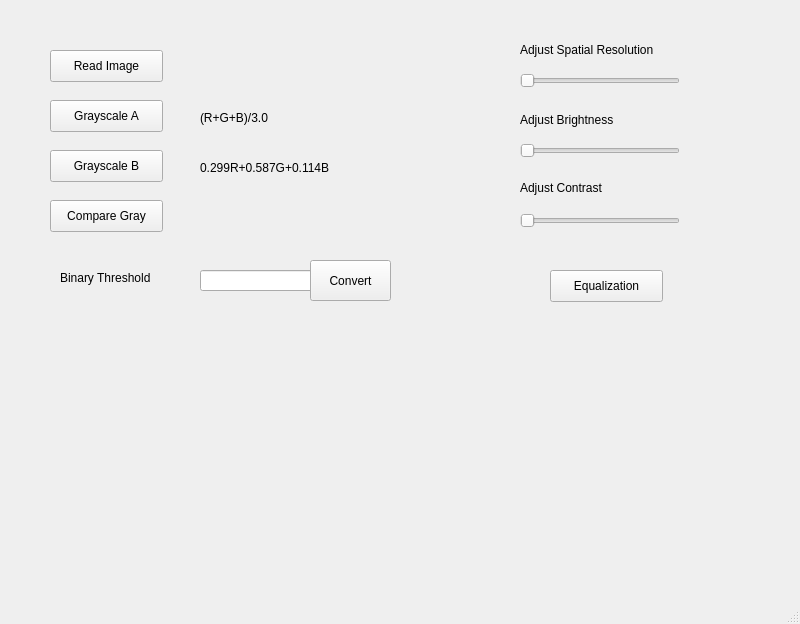
<?xml version="1.0" encoding="UTF-8"?>
<ui version="4.0">
 <class>MainWindow</class>
 <widget class="QMainWindow" name="MainWindow">
  <property name="geometry">
   <rect>
    <x>0</x>
    <y>0</y>
    <width>800</width>
    <height>624</height>
   </rect>
  </property>
  <property name="windowTitle">
   <string>MainWindow</string>
  </property>
  <widget class="QWidget" name="centralwidget">
   <widget class="QPushButton" name="ReadImageButton">
    <property name="geometry">
     <rect>
      <x>50</x>
      <y>50</y>
      <width>113</width>
      <height>32</height>
     </rect>
    </property>
    <property name="text">
     <string>Read Image</string>
    </property>
   </widget>
   <widget class="QPushButton" name="GrayscaleAButton">
    <property name="geometry">
     <rect>
      <x>50</x>
      <y>100</y>
      <width>113</width>
      <height>32</height>
     </rect>
    </property>
    <property name="text">
     <string>Grayscale A</string>
    </property>
   </widget>
   <widget class="QPushButton" name="GrayScaleBButton">
    <property name="geometry">
     <rect>
      <x>50</x>
      <y>150</y>
      <width>113</width>
      <height>32</height>
     </rect>
    </property>
    <property name="text">
     <string>Grayscale B</string>
    </property>
   </widget>
   <widget class="QPushButton" name="CompareButton">
    <property name="geometry">
     <rect>
      <x>50</x>
      <y>200</y>
      <width>113</width>
      <height>32</height>
     </rect>
    </property>
    <property name="text">
     <string>Compare Gray</string>
    </property>
   </widget>
   <widget class="QLabel" name="label">
    <property name="geometry">
     <rect>
      <x>60</x>
      <y>270</y>
      <width>111</width>
      <height>16</height>
     </rect>
    </property>
    <property name="text">
     <string>Binary Threshold</string>
    </property>
   </widget>
   <widget class="QLineEdit" name="Threshold">
    <property name="geometry">
     <rect>
      <x>200</x>
      <y>270</y>
      <width>113</width>
      <height>21</height>
     </rect>
    </property>
   </widget>
   <widget class="QLabel" name="label_2">
    <property name="geometry">
     <rect>
      <x>520</x>
      <y>40</y>
      <width>151</width>
      <height>20</height>
     </rect>
    </property>
    <property name="text">
     <string>Adjust Spatial Resolution</string>
    </property>
   </widget>
   <widget class="QSlider" name="SpatialSlider">
    <property name="geometry">
     <rect>
      <x>520</x>
      <y>70</y>
      <width>160</width>
      <height>22</height>
     </rect>
    </property>
    <property name="orientation">
     <enum>Qt::Horizontal</enum>
    </property>
   </widget>
   <widget class="QLabel" name="label_3">
    <property name="geometry">
     <rect>
      <x>520</x>
      <y>110</y>
      <width>111</width>
      <height>20</height>
     </rect>
    </property>
    <property name="text">
     <string>Adjust Brightness</string>
    </property>
   </widget>
   <widget class="QSlider" name="BrightnessSlider">
    <property name="geometry">
     <rect>
      <x>520</x>
      <y>140</y>
      <width>160</width>
      <height>22</height>
     </rect>
    </property>
    <property name="orientation">
     <enum>Qt::Horizontal</enum>
    </property>
   </widget>
   <widget class="QLabel" name="label_4">
    <property name="geometry">
     <rect>
      <x>520</x>
      <y>180</y>
      <width>101</width>
      <height>16</height>
     </rect>
    </property>
    <property name="text">
     <string>Adjust Contrast</string>
    </property>
   </widget>
   <widget class="QSlider" name="ContrastSlider">
    <property name="geometry">
     <rect>
      <x>520</x>
      <y>210</y>
      <width>160</width>
      <height>22</height>
     </rect>
    </property>
    <property name="orientation">
     <enum>Qt::Horizontal</enum>
    </property>
   </widget>
   <widget class="QPushButton" name="EqualizationButton">
    <property name="geometry">
     <rect>
      <x>550</x>
      <y>270</y>
      <width>113</width>
      <height>32</height>
     </rect>
    </property>
    <property name="text">
     <string>Equalization</string>
    </property>
   </widget>
   <widget class="QLabel" name="ImageShow">
    <property name="geometry">
     <rect>
      <x>70</x>
      <y>330</y>
      <width>261</width>
      <height>231</height>
     </rect>
    </property>
    <property name="text">
     <string/>
    </property>
   </widget>
   <widget class="QLabel" name="HistogramShow">
    <property name="geometry">
     <rect>
      <x>460</x>
      <y>330</y>
      <width>261</width>
      <height>231</height>
     </rect>
    </property>
    <property name="text">
     <string/>
    </property>
   </widget>
   <widget class="QLabel" name="NameShow">
    <property name="geometry">
     <rect>
      <x>200</x>
      <y>60</y>
      <width>111</width>
      <height>16</height>
     </rect>
    </property>
    <property name="text">
     <string/>
    </property>
   </widget>
   <widget class="QLabel" name="label_6">
    <property name="geometry">
     <rect>
      <x>200</x>
      <y>110</y>
      <width>81</width>
      <height>16</height>
     </rect>
    </property>
    <property name="text">
     <string>(R+G+B)/3.0</string>
    </property>
   </widget>
   <widget class="QLabel" name="label_7">
    <property name="geometry">
     <rect>
      <x>200</x>
      <y>160</y>
      <width>151</width>
      <height>16</height>
     </rect>
    </property>
    <property name="text">
     <string>0.299R+0.587G+0.114B</string>
    </property>
   </widget>
   <widget class="QPushButton" name="EqualizationButton_2">
    <property name="geometry">
     <rect>
      <x>310</x>
      <y>260</y>
      <width>81</width>
      <height>41</height>
     </rect>
    </property>
    <property name="text">
     <string>Convert</string>
    </property>
   </widget>
  </widget>
  <widget class="QMenuBar" name="menubar">
   <property name="geometry">
    <rect>
     <x>0</x>
     <y>0</y>
     <width>800</width>
     <height>24</height>
    </rect>
   </property>
  </widget>
  <widget class="QStatusBar" name="statusbar"/>
 </widget>
 <resources/>
 <connections/>
</ui>
